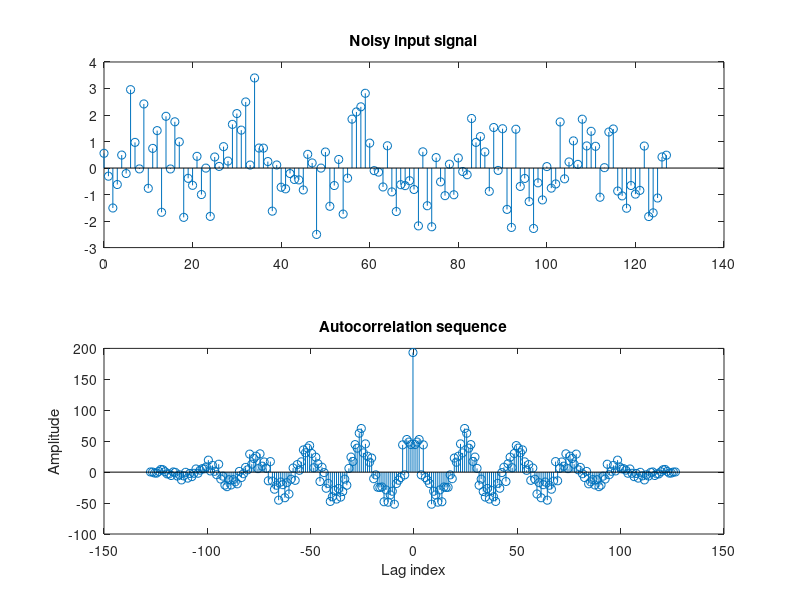

Write MATLAB code to recreate this figure.
% auto_corr.m
% version 14.8.03 / rch
% Computation of autocorrelation sequence for signal detection
%
L = 128;                  % Length of input signal
n = 0:L-1;
Omega=2*pi/L;
x1 = sin(5 * Omega * n);  % sin-signal 
x2 = randn(1,L);          % generate random sequence
x=  x1 + x2;
subplot(2,1,1);
stem(n,x);
title('Noisy input signal');

r = conv(x,fliplr(x));    % Autocorrelation

subplot(2,1,2);
k = (-length(r)/2) : length(r)/2-1;
stem(k,r);
title('Autocorrelation sequence');
xlabel('Lag index');
ylabel('Amplitude');
